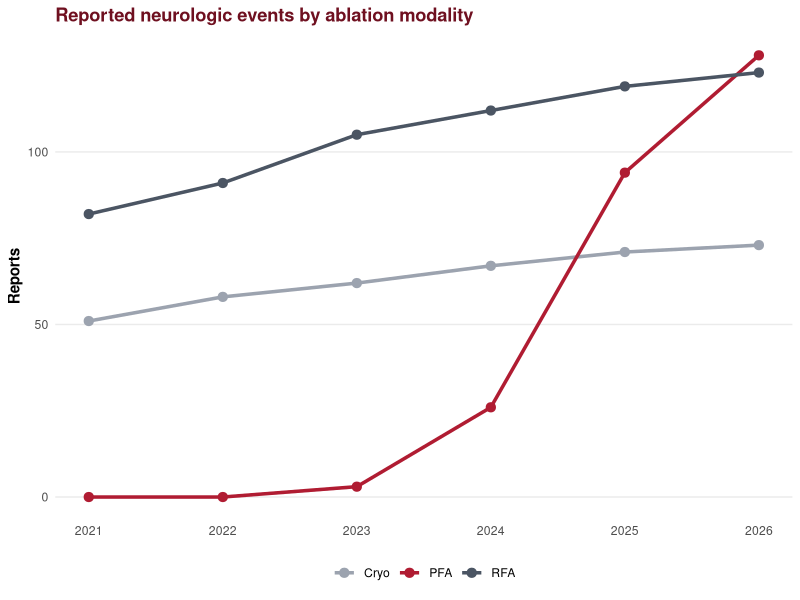
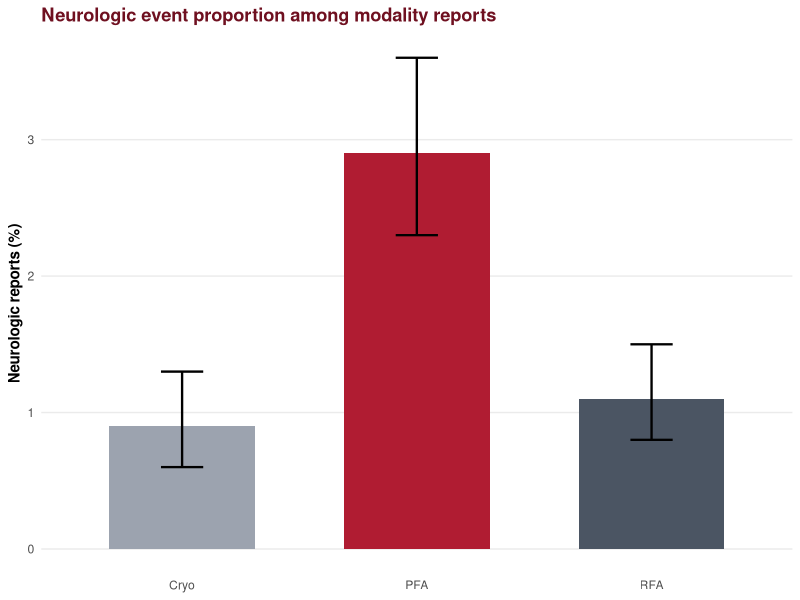

These charts were generated, in order, by the following R code:
## ---- chunk 1
#| label: setup
#| include: false
library(ggplot2)

brand <- list(
  primary = "#b01c32",
  secondary = "#6f1020",
  blush = "#f8e8eb",
  ink = "#17212b"
)

events <- data.frame(
  year = rep(2021:2026, each = 3),
  energy = rep(c("PFA", "RFA", "Cryo"), times = 6),
  reports = c(0, 82, 51, 0, 91, 58, 3, 105, 62, 26, 112, 67, 94, 119, 71, 128, 123, 73)
)

proportions <- data.frame(
  energy = c("PFA", "RFA", "Cryo"),
  neurologic = c(2.9, 1.1, 0.9),
  lower = c(2.3, 0.8, 0.6),
  upper = c(3.6, 1.5, 1.3)
)

modality_colors <- c(PFA = brand$primary, RFA = "#4b5563", Cryo = "#9ca3af")

theme_poster <- function(base_size = 11) {
  theme_minimal(base_size = base_size) +
    theme(
      plot.title = element_text(face = "bold", color = brand$secondary),
      plot.subtitle = element_text(color = brand$ink),
      panel.grid.minor = element_blank(),
      panel.grid.major.x = element_blank(),
      axis.title = element_text(face = "bold"),
      legend.position = "bottom",
      legend.title = element_blank(),
      plot.background = element_rect(fill = "white", color = NA),
      panel.background = element_rect(fill = "white", color = NA)
    )
}

dir.create("figures", showWarnings = FALSE)

p_events <- ggplot(events, aes(year, reports, color = energy, group = energy)) +
  geom_line(linewidth = 1.2) +
  geom_point(size = 2.8) +
  scale_color_manual(values = modality_colors) +
  scale_x_continuous(breaks = 2021:2026) +
  labs(
    title = "Reported neurologic events by ablation modality",
    x = NULL,
    y = "Reports"
  ) +
  theme_poster()

p_proportions <- ggplot(proportions, aes(energy, neurologic, fill = energy)) +
  geom_col(width = 0.62) +
  geom_errorbar(aes(ymin = lower, ymax = upper), width = 0.18, linewidth = 0.8) +
  scale_fill_manual(values = modality_colors) +
  labs(
    title = "Neurologic event proportion among modality reports",
    x = NULL,
    y = "Neurologic reports (%)"
  ) +
  theme_poster() +
  theme(legend.position = "none")

ggsave("figures/reported-events.png", p_events, width = 7.6, height = 2.8, dpi = 200, bg = "white")
ggsave("figures/event-proportions.png", p_proportions, width = 7.6, height = 2.7, dpi = 200, bg = "white")
